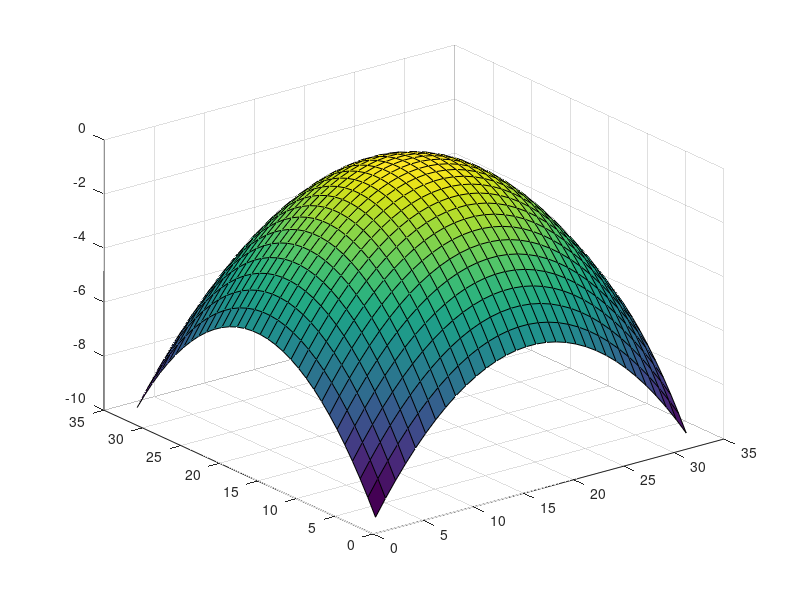

The MATLAB source for this figure:
sigma = 5;
N=32;

X2=-(N-1)/2:(N-1)/2;
k=1/(sqrt(2*pi)*sigma);

[tempx tempy] = meshgrid(X2);
temp_gauss = (-(tempx.^2 + tempy.^2)/(2*sigma^2));

figure;
surf(temp_gauss);